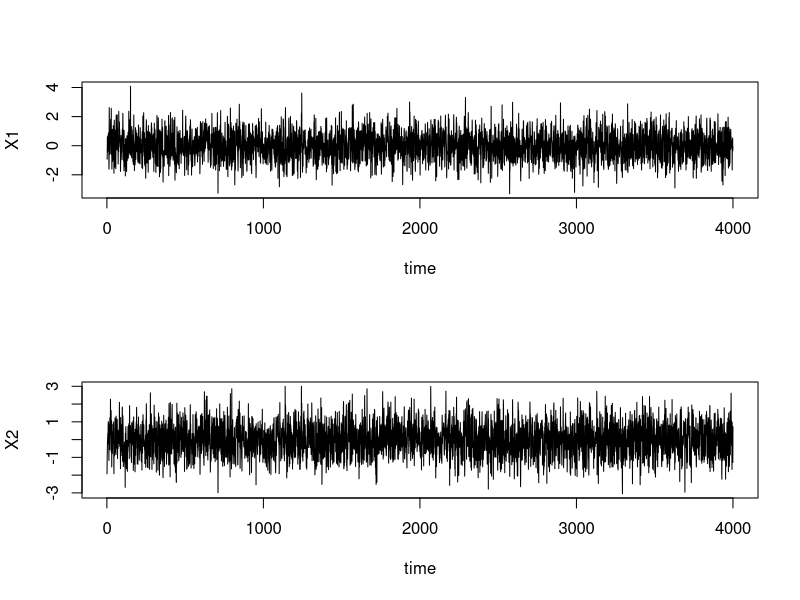
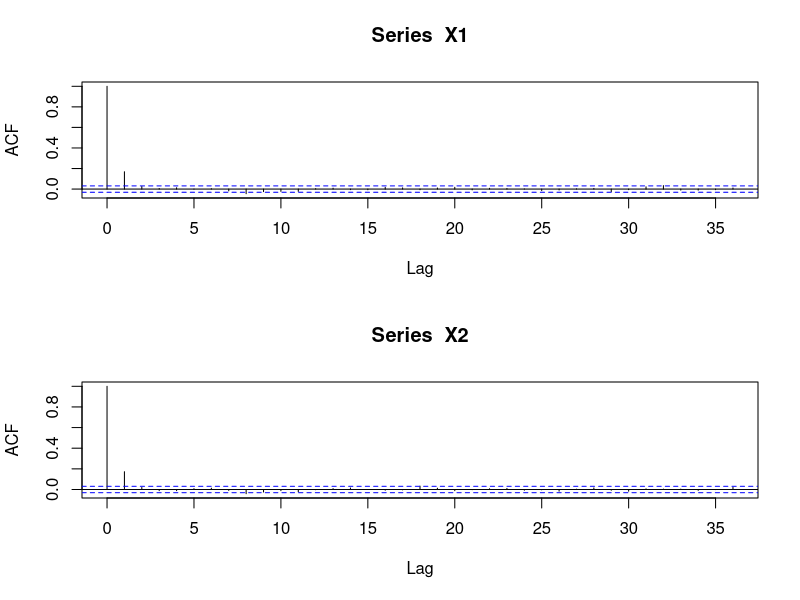
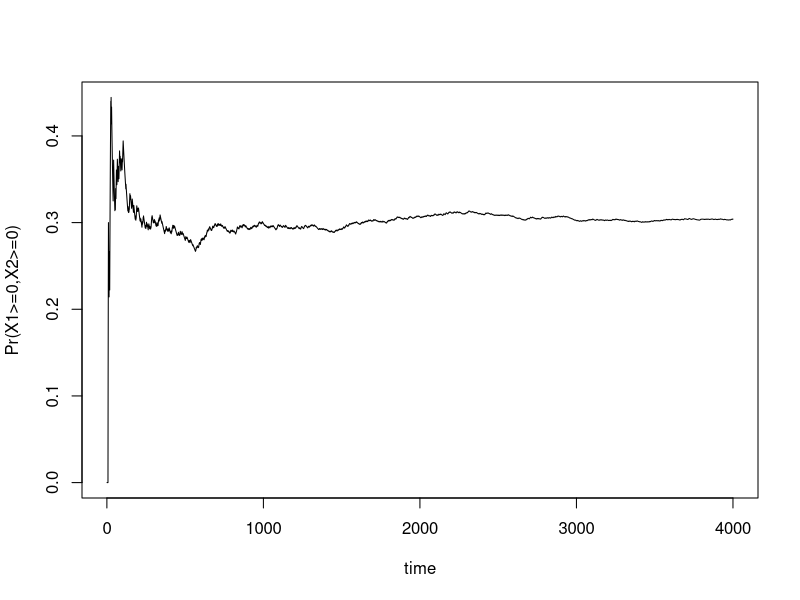
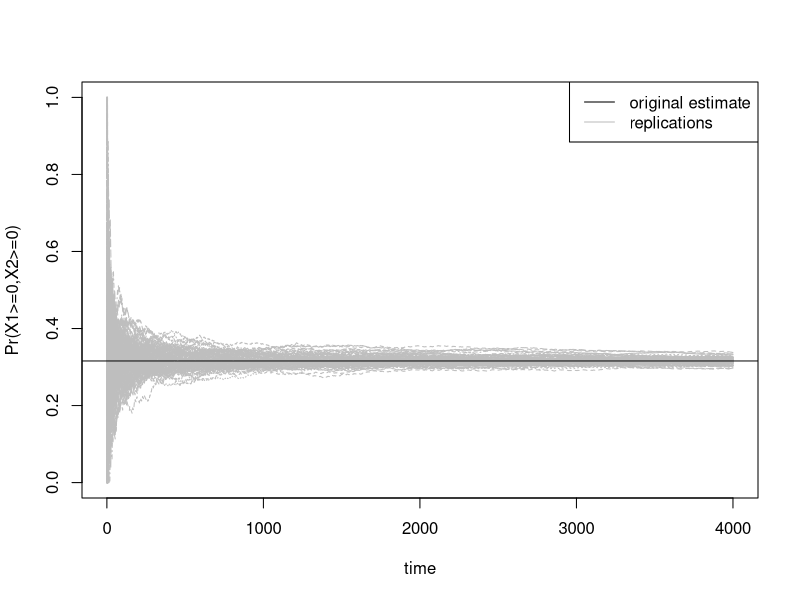

Recreate these plots in R, in order.
## ---- chunk 1
setwd("~/Desktop/Baysian Statistics and Likelihood/Bayesian Stuff/Bayesian-CW-repo")
## ---- chunk 2
set.seed(2023)

#initializing vectors to store values of Gibbs sampler at each iteration
X1 <- X2 <- NULL
#setting initial value 
X2[1] <- rnorm(1,0,1)

#iterative process of Gibbs sampler
for (i in 2:4001){
  X1[i] <- rnorm(1,0.4*X2[i-1],0.84)
  X2[i] <- rnorm(1,0.4*X1[i],0.84)
}

#removing initial value of X2
X1 <- X1[2:4001]
X2 <- X2[2:4001]

#Plotting chains
png(file = "X1 and X2 MCMC chains.png")
par(mfrow=c(2,1))
plot(X1,type = "l",
     xlab = "time",
     ylab="X1")
plot(X2,type = "l",
     xlab="time",
     ylab="X2")
dev.off()
#Appears they have reached stationary from the start (looks like hairy caterpillar)

#Creating correlogram of the chains
png(file = "X1 and X2 correlograms.png")
par(mfrow=c(2,1))
acf(X1)
acf(X2)
dev.off()

#Estimating P(X1>0,X2>0) using chains (proportion when both X1 and X2 greater of equal to 0)
count<-0
for (i in 1:4000){
  if (X1[i]>0 && X2[i]>0){
    count <- count+1
  }
}
P <- count/4000
#estimated prob is 0.304

#Calculating evolution of prob that X1 and X2 >=0 (running average of times when both are greater than or equal to 0)
run.av <- NULL
count<-0
for (i in 1:4000){
  if (X1[i]>0 && X2[i]>0){
    count <- 1+count
  }
  #updating running average
  run.av[i]<-count/i
}
png(file = "running average.png")
plot(run.av,type = "l",
     xlab = "time",
     ylab = "Pr(X1>=0,X2>=0)")
dev.off()
## ---- chunk 3
#Gibbs sampler for Bayesian CW
gibbs.sampler = function(rep,iter){
  #array to store all values in
  sample.array <- array(dim=c(rep,iter))
  
  for (k in 1:iter){
    #initalising vectors to store values of Gibbs sampler at each iteration
   X1 <- X2 <- NULL
   #setting initial value 
   X2[1] <- rnorm(1,0,1)

    #iterative process of Gibbs sampler
    for (i in 2:(rep+1)){
      X1[i] <- rnorm(1,0.4*X2[i-1],0.84)
      X2[i] <- rnorm(1,0.4*X1[i],0.84)
    }
    
    X1 <- X1[2:(rep+1)]
    X2 <- X2[2:(rep+1)]
    
    #Calculating evolution of prob that X1 and X2 >0
    run.av <- NULL
    count<-0
    for (i in 1:rep){
      if (X1[i]>0 && X2[i]>0){
        count <- 1+count
      }
      #updating running average
      run.av[i]<-count/i
    }
    sample.array[,k] <- run.av
  }
  
  return(sample.array)
}
#Calculating original estimate
set.seed(2023)
prob.p <- gibbs.sampler(4000,1000)
org.est <- mean(prob.p[4000,])
org.est #value is 0.3157348

set.seed(2023)
p.100 <- gibbs.sampler(4000,100)
png(file = "100 running averages.png")
matplot(p.100,type="l",
        col="grey",
        xlab="time",
        ylab="Pr(X1>=0,X2>=0)")
abline(h=org.est,col="black") # adding in original estimate
legend("topright", lty = c(1,1), cex = 1, col = c("black","grey"),
       legend = c("original estimate","replications"))
dev.off()
